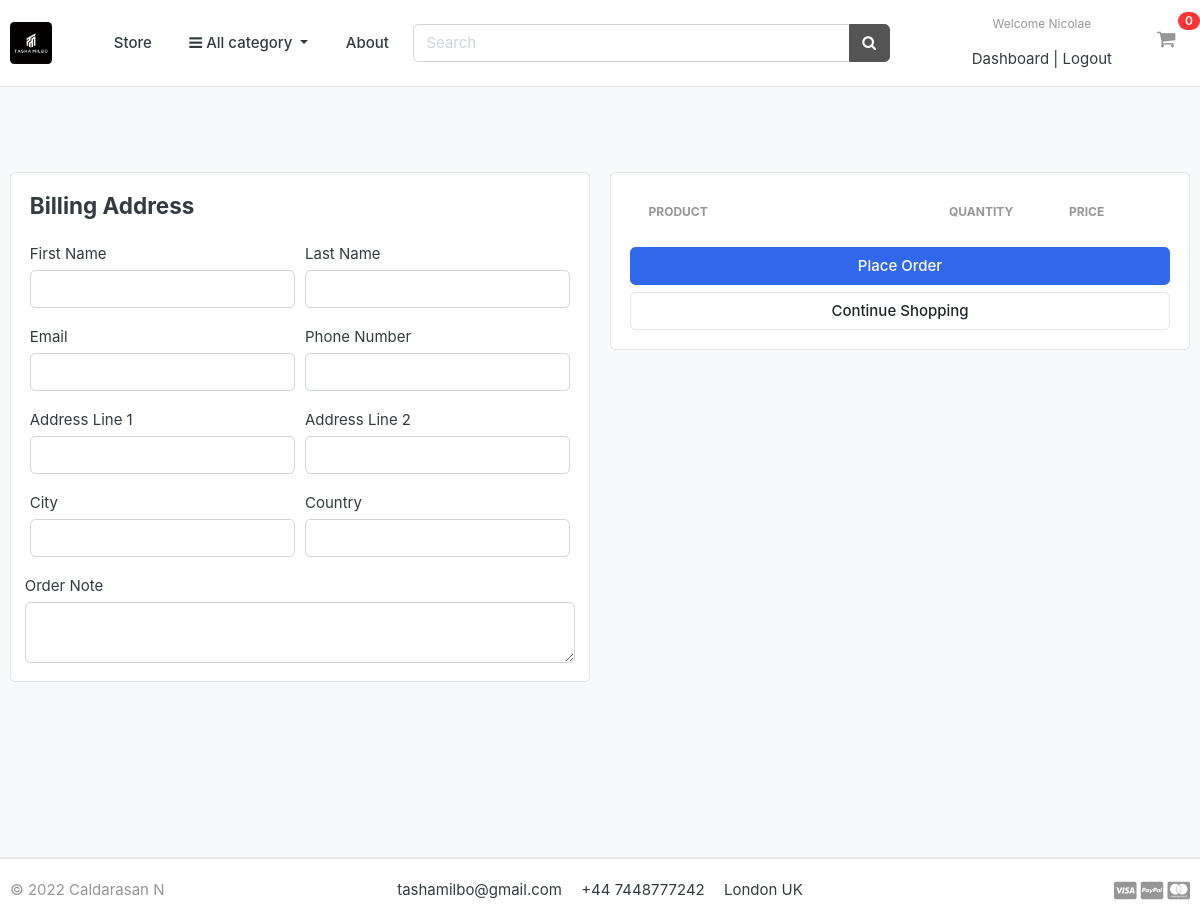
Page /cart/checkout/ (signed in) on the earlier database version.
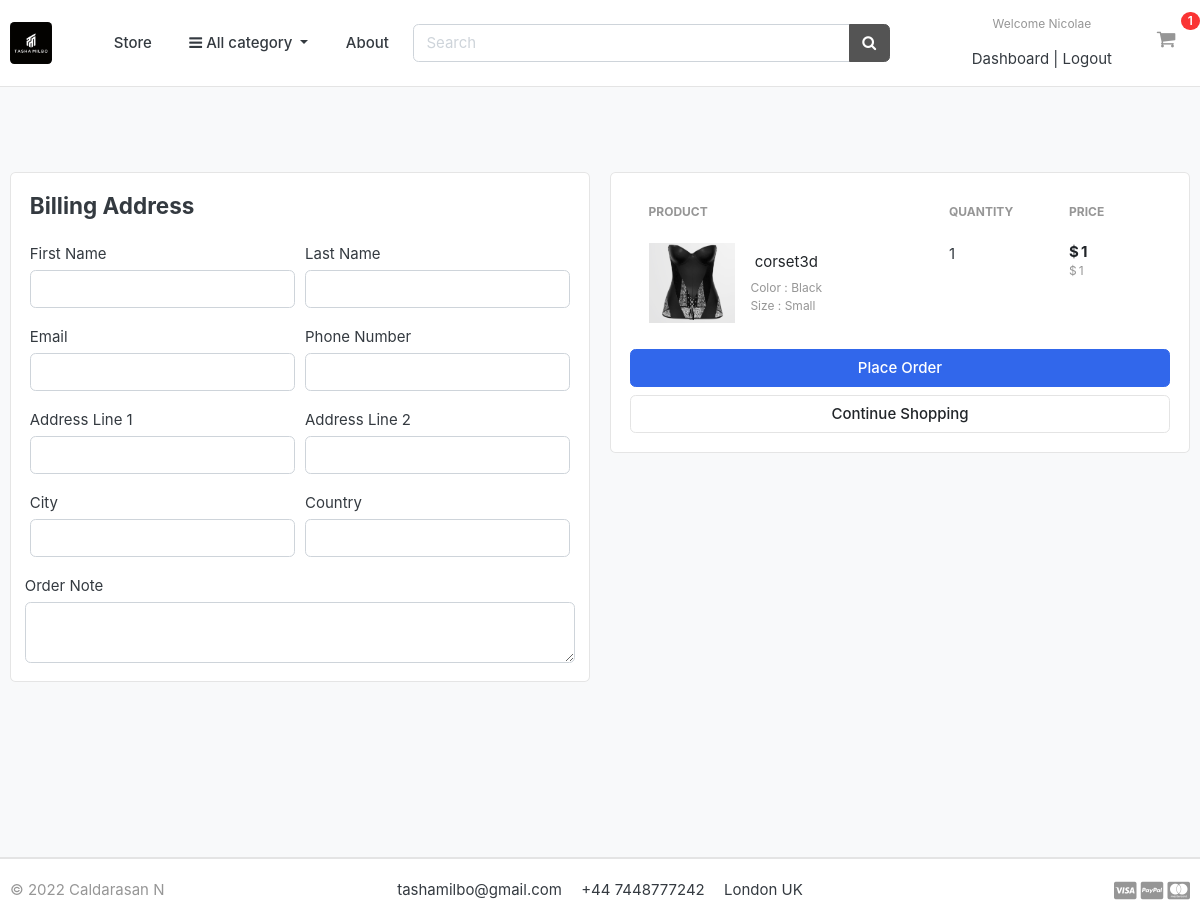
Same page on the later database version.
### carts/models.py (models this page shows, shortened)
class CartItem(models.Model):
    user = models.ForeignKey(Account, on_delete=models.CASCADE, null=True)
    product = models.ForeignKey(Product, on_delete=models.CASCADE)
    variations = models.ManyToManyField(Variation, blank=True)
    cart = models.ForeignKey(Cart, on_delete=models.CASCADE, null=True)
    quantity = models.IntegerField()
    is_active = models.BooleanField(default=True)
    def sub_total(self):
        return self.product.price * self.quantity

### store/models.py (models this page shows, shortened)
class Product(models.Model):
    product_name = models.CharField(max_length=200, unique=True)
    slug = models.SlugField(max_length=200, unique=True)
    description = models.TextField(max_length=500, blank=True)
    price = models.IntegerField()
    images = models.ImageField(upload_to='photos/products')
    stock = models.IntegerField()
    is_available = models.BooleanField(default=True)
    category = models.ForeignKey(Category, on_delete=models.CASCADE)
    created_date = models.DateTimeField(auto_now_add=True)
    modified_date = models.DateTimeField(auto_now=True)
    def get_url(self):
        return reverse('product_detail', args=[self.category.slug, self.slug])

class Variation(models.Model):
    product = models.ForeignKey(Product, on_delete=models.CASCADE)
    variation_category = models.CharField(max_length=100, choices=variation_category_choice)
    variation_value = models.CharField(max_length=100)
    is_active = models.BooleanField(default=True)
    created_date = models.DateTimeField(auto_now=True)
    objects = VariationManager()

### carts/views.py (the view)
# urls.py: path('checkout/', views.checkout, name='checkout'),
@login_required(login_url='login')
def checkout(request, total=0, quantity=0, cart_items=None):
    try:
        tax = 0
        grand_total = 0
        if request.user.is_authenticated:
            cart_items = CartItem.objects.filter(user=request.user, is_active=True)
        else:
            cart = Cart.objects.get(cart_id=_cart_id(request))
            cart_items = CartItem.objects.filter(cart=cart, is_active=True)
        for cart_item in cart_items:
            total += (cart_item.product.price * cart_item.quantity)
            quantity += cart_item.quantity
        tax = (2 * total)/100
        grand_total = total + tax
    except ObjectDoesNotExist:
        pass
    context = {
        'total': total,
        'quantity': quantity,
        'cart_items': cart_items,
        'tax': tax,
        'grand_total': grand_total,
    }
    return render(request, 'store/checkout.html', context)

### carts/context_processors.py (called while the page is built)
def counter(request):
    cart_count = 0
    if 'admin' in request.path:
        return {}
    else:
        try:
            cart = Cart.objects.filter(cart_id=_cart_id(request))
            if request.user.is_authenticated:
                cart_items = CartItem.objects.all().filter(user=request.user)
            else:
                cart_items = CartItem.objects.all().filter(cart=cart[:1])
            for cart_item in cart_items:
                cart_count += cart_item.quantity
        except Cart.DoesNotExist:
            cart_count = 0
    return dict(cart_count=cart_count)

### carts/views.py (called while the page is built)
def _cart_id(request):
    cart = request.session.session_key
    if not cart:
        cart = request.session.create()
    return cart

### category/context_processors.py (called while the page is built)
def menu_links(request):
    links = Category.objects.all()
    return dict(links=links)

### category/models.py (called while the page is built)
    def get_url(self):
        return reverse('products_by_category', args=[self.slug])

### templates/store/checkout.html (shortened to what the changed rows need)
{% extends 'base.html' %}
{% load static %}
{% block content %}
<section class="section-content padding-y bg">
    <div class="container">
    <br> <br>
    <div class="row">
        <aside class="col-lg-6">
            <div class="card">
            <div class="card-body">
                <table class="table table-borderless table-shopping-cart">
                    <thead class="text-muted">
                    <tr class="small text-uppercase">
                      <th scope="col">Product</th>
                      <th scope="col" width="120">Quantity</th>
                      <th scope="col" width="120">Price</th>
                    </tr>
                    </thead>
                    <tbody>
                    {% for cart_item in cart_items %}
                    <tr>
                        <td>
                            <figure class="itemside align-items-center">
                                <div class="aside"><img src="{{cart_item.product.images.url}}" class="img-sm"></div>
                                <figcaption class="info">
                                    <a href="{{ cart_item.product.get_url }}" class="title text-dark">{{cart_item.product.product_name}}</a>
                                    <p class="text-muted small">
                                        {% if cart_item.variations.all %}
                                            {% for item in cart_item.variations.all %}
                                             {{ item.variation_category | capfirst }} : {{ item.variation_value | capfirst }} <br>
                                             {% endfor %}
                                        {% endif %}
                                    </p>
                                </figcaption>
                            </figure>
                        </td>
                        <td>
                           <label for="">{{cart_item.quantity}}</label>
                        </td>
                        <td>
                            <div class="price-wrap">
                                <var class="price">$ {{cart_item.sub_total}} </var>
                                <small class="text-muted"> $ {{cart_item.product.price}} </small>
                            </div>
                        </td>
                    </tr>
                   {% endfor %}
                    </tbody>
                </table>
            </div>
            </div>
    </aside>
    </div>
    <br> <br> <br> <br> <br> <br>
    </div>
    </section>
{% endblock %}

### templates/includes/navbar.html (shortened to what this page needs)
{% load static %}
<header class="section-header">
    <section class="header-main border-bottom">
        <div class="container">
    <div class="row align-items-center">
        <div class="col-lg-1 col-md-3 col-6">
            <a href="{% url 'home' %}" class="brand-wrap">
                <img class="logo" src="{% static './images/logo.ico' %}">
            </a>
        </div>
        <a href="{% url 'store' %}" class="btn btn-transparent">Store</a>
        <div class="col-lg col-sm col-md col-6 flex-grow-0">
            <div class="category-wrap dropdown d-inline-block float-right">
                <button type="button" class="btn btn-transparent dropdown-toggle" data-toggle="dropdown">
                    <i class="fa fa-bars"></i> All category
                </button>
            </div>
        </div>
        <a href="{% url 'about' %}" class="btn btn-transparent">About</a>
        <div class="col-lg col-md-6 col-sm-12 col">
            <form action="{% url 'search' %}" class="search" method="GET">
                <div class="input-group w-100">
                    <input type="text" class="form-control" style="width:60%;" placeholder="Search" name="keyword">
                    <div class="input-group-append">
                      <button class="btn btn-secondary" type="submit">
                        <i class="fa fa-search"></i>
                      </button>
                    </div>
                </div>
            </form>
        </div>
        <div class="col-lg-3 col-sm-6 col-8 order-2 order-lg-3">
                    <div class="d-flex justify-content-end mb-3 mb-lg-0">
                        {% if user.id is None %}
                            <div class="widget-header">
                                <small class="title text-muted">Welcome guest!</small>
                                <div>
                                    <a href="{% url 'login' %}">Sign in</a> <span class="dark-transp"> | </span>
                                    <a href="{% url 'register' %}"> Register</a>
                                </div>
                            </div>
                        {% else %}
                        <div class="widget-header">
                            <small class="title text-muted">Welcome {{user.first_name}}</small>
                            <div>
                                <a href="{% url 'dashboard' %}">Dashboard</a> <span class="dark-transp"> | </span>
                                <a href="{% url 'logout' %}"> Logout</a>
                            </div>
                        </div>
                        {% endif %}
                        <a href="{% url 'cart' %}" class="widget-header pl-3 ml-3">
                            <div class="icon icon-sm"><i class="fa fa-shopping-cart"></i></div>
                            <span class="badge badge-pill badge-danger notify"> {{cart_count}} </span>
                        </a>
                    </div>
                </div>
    </div>
        </div>
    </section>
    </header>

Differences in the rows shown:
added CartItem: product.images (picture), product.product_name "corset3d", quantity "1", sub_total "1", product.price "1"
now on this page (row unchanged): Variation: variation_category "Color", variation_value "Black"
now on this page (row unchanged): Variation: variation_category "Size", variation_value "Small"
Other differences:
{{ cart_count }}: "0" → "1"
